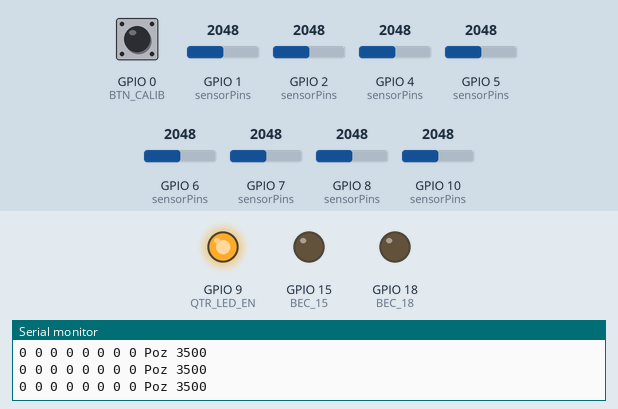
This sketch was run on a simulated ESP32-S3. Shown: output pins drawn as LEDs (lit = HIGH), the last lines printed to the serial monitor. Dashed ring = blinking. The test bench sets the inputs (shaded band); at power-on: GPIO 0 (BTN_CALIB) HIGH, GPIO 2 (sensorPins) = 2048, GPIO 4 (sensorPins) = 2048, GPIO 5 (sensorPins) = 2048, GPIO 1 (sensorPins) = 2048, GPIO 6 (sensorPins) = 2048, GPIO 7 (sensorPins) = 2048, GPIO 8 (sensorPins) = 2048, GPIO 10 (sensorPins) = 2048 (analog values on the 0–4095 scale).

Above: at 6.2 s.
6.3 s: GPIO 0 (BTN_CALIB) pulled LOW for 0.15 s
At 6.37 s:
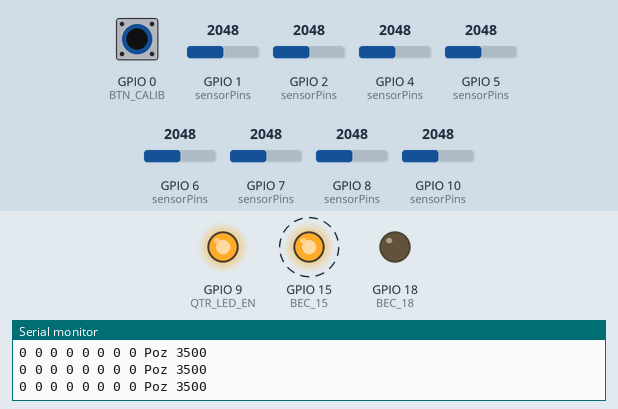
9.3 s: GPIO 2 (sensorPins) set to 2866
12.3 s: GPIO 0 (BTN_CALIB) pulled LOW for 1 s
At 12.67 s:
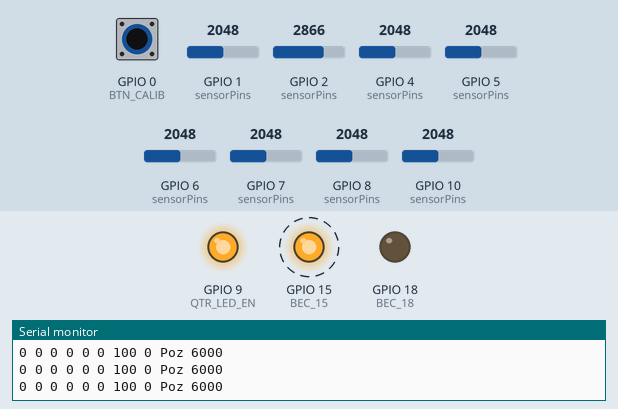
15.3 s: GPIO 4 (sensorPins) set to 2096
At 18.1 s:
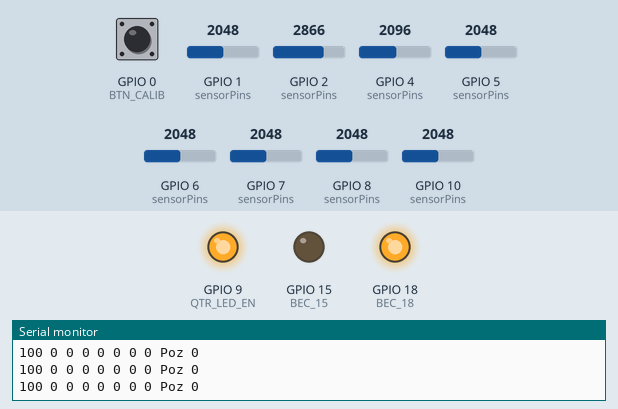
18.3 s: GPIO 0 (BTN_CALIB) pulled LOW for 0.15 s
At 18.37 s:
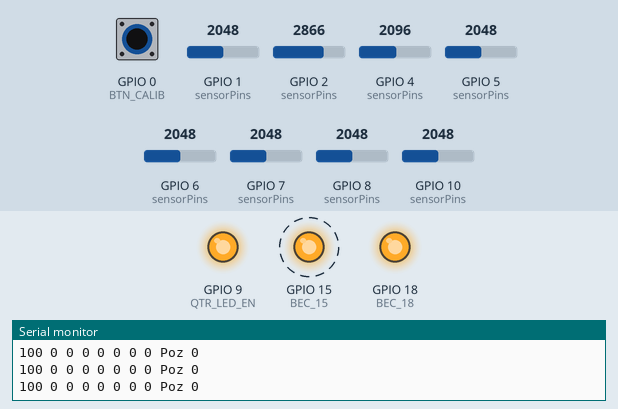
21.3 s: GPIO 5 (sensorPins) set to 2080
At 24.1 s:
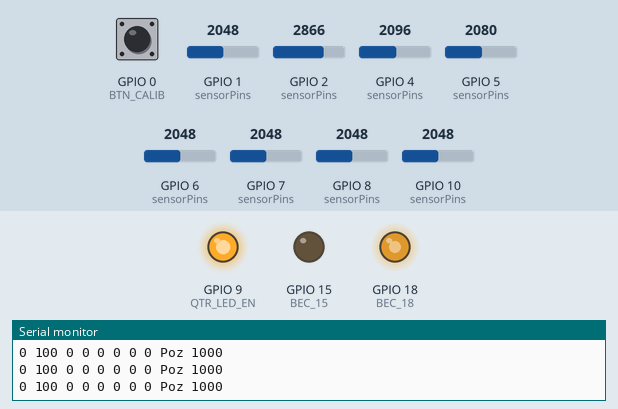
Timing chart, 0 to 25.3 s (numbered marks = the images above; inputs shaded):
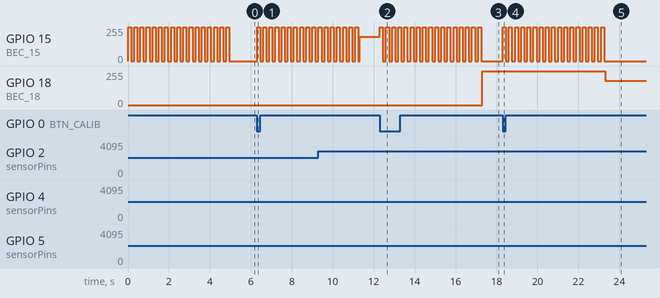

The sketch:

line-follower-testing.ino
```cpp
const int NUM_SENSORS = 8;
const int QTR_LED_EN = 9;
const int BTN_CALIB = 0;
const int BEC_15 = 15;
const int BEC_18 = 18;

const int sensorPins[8] = {4, 5, 6, 7, 8, 10, 2, 1};
int sensorMin[8];
int sensorMax[8];
int sensorCalibrated[8];
unsigned long ultimaApasare = 0;

int readSensor(int pin) {
int val = 0;
for (int i = 0; i < 4; i++) {
val += analogReadMilliVolts(pin);
}
return val >> 2;
}

void calibrate() {
for (int i = 0; i < NUM_SENSORS; i++) {
sensorMin[i] = 4095;
sensorMax[i] = 0;
}

unsigned long t = millis();
while (millis() - t < 5000) {
if ((millis() / 150) % 2 == 0) {
analogWrite(BEC_15, 255);
} else {
analogWrite(BEC_15, 0);
}

for (int i = 0; i < NUM_SENSORS; i++) {
  int v = readSensor(sensorPins[i]);
  if (v < sensorMin[i]) sensorMin[i] = v;
  if (v > sensorMax[i]) sensorMax[i] = v;
}
}
analogWrite(BEC_15, 0);
}

void setup() {
Serial.begin(2000000);
analogReadResolution(12);

for (int i = 0; i < NUM_SENSORS; i++) {
analogSetPinAttenuation(sensorPins[i], ADC_11db);
}

pinMode(QTR_LED_EN, OUTPUT);
digitalWrite(QTR_LED_EN, HIGH);
pinMode(BTN_CALIB, INPUT_PULLUP);
pinMode(BEC_15, OUTPUT);
pinMode(BEC_18, OUTPUT);

calibrate();
}

void loop() {
if (digitalRead(BTN_CALIB) == LOW) {
if (millis() - ultimaApasare > 500) {
calibrate();
ultimaApasare = millis();
}
}

long sum = 0;
int active = 0;

for (int i = 0; i < NUM_SENSORS; i++) {
sensorCalibrated[i] = constrain(map(readSensor(sensorPins[i]), sensorMin[i], sensorMax[i], 0, 100), 0, 100);
int val = sensorCalibrated[i];
sum += val * (i * 1000);
active += val;
}

int position = 3500;
if (active > 50) {
position = sum / active;
}

int error = position - 3500;
int pwmStang = 0;
int pwmDrept = 0;

if (error < 0) {
pwmStang = map(-error, 0, 3500, 0, 255);
} else if (error > 0) {
pwmDrept = map(error, 0, 3500, 0, 255);
}

analogWrite(BEC_18, pwmStang);
analogWrite(BEC_15, pwmDrept);

for (int i = 0; i < NUM_SENSORS; i++) {
Serial.print(sensorCalibrated[i]);
Serial.print(" ");
}
Serial.print("Poz");
Serial.print(" ");
Serial.println(position);
}
```

Measured:
- the behaviour switches between 2048 and 2049 on GPIO 4 (sensorPins) (found by bisection; images 2 and 3)
- the behaviour switches between 2048 and 2049 on GPIO 5 (sensorPins) (found by bisection; images 4 and 5)
- after the input at 6.3 s, GPIO 15 (BEC_15): alternates 255/255 for 0.15 s and 0/255 for 0.15 s, starting at once
- after the input at 12.3 s, GPIO 15 (BEC_15): alternates 255/255 for 0.15 s and 0/255 for 0.15 s, starting at once
- after the input at 15.3 s, GPIO 18 (BEC_18): 0/255 → 255/255 after 2.0 s
- after the input at 18.3 s, GPIO 15 (BEC_15): alternates 255/255 for 0.15 s and 0/255 for 0.15 s, starting at once
- after the input at 21.3 s, GPIO 18 (BEC_18): 255/255 → 182/255 after 2.0 s
